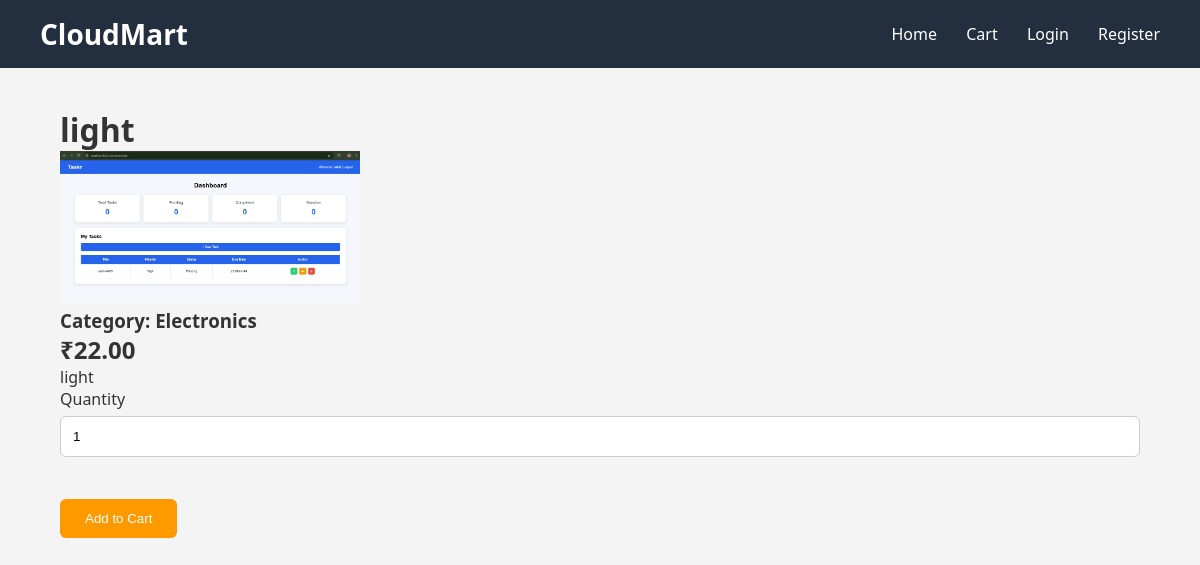
The page /product.php?id=4 on the database its author committed.
### tables this page shows
CREATE TABLE `products` (
  `id` int(11) NOT NULL,
  `category_id` int(11) DEFAULT NULL,
  `product_name` varchar(150) NOT NULL,
  `description` text DEFAULT NULL,
  `price` decimal(10,2) DEFAULT NULL,
  `stock` int(11) DEFAULT 0,
  `image_url` varchar(255) DEFAULT NULL,
  `created_at` timestamp NOT NULL DEFAULT current_timestamp(),
  `status` enum('Active','Hidden') DEFAULT 'Active'
);

CREATE TABLE `categories` (
  `id` int(11) NOT NULL,
  `category_name` varchar(100) NOT NULL,
  `created_at` timestamp NOT NULL DEFAULT current_timestamp()
);

### product.php (the view, shortened to what this page needs)
<?php
include "config/config.php";
$id = (int)$_GET['id'];
$sql = "SELECT
products.*,
categories.category_name
FROM products
JOIN categories
ON products.category_id = categories.id
WHERE products.id = $id";
$result = mysqli_query($conn,$sql);
$product = mysqli_fetch_assoc($result);
include "includes/header.php";
include "includes/navbar.php";
?>
<div class="container">
<h1><?php echo htmlspecialchars($product['product_name']); ?></h1>
<img
src="<?php echo $product['image_url']; ?>"
width="300">
<h3>Category:
<?php echo htmlspecialchars($product['category_name']); ?>
</h3>
<h2>₹<?php echo $product['price']; ?></h2>
<p>
<?php echo nl2br(htmlspecialchars($product['description'])); ?>
</p>
<form action="cart.php" method="POST">
<label>Quantity</label>
<input
type="number"
name="quantity"
value="1"
min="1"
max="<?php echo $product['stock']; ?>">
<br><br>
<button type="submit">
Add to Cart
</button>
</form>
</div>
<?php include "includes/footer.php"; ?>

### assets/css/frontend.css (style rules this page uses)
* { margin:0; padding:0; box-sizing:border-box; }
body { font-family:Segoe UI,Arial,sans-serif; background:#f4f4f4; color:#333; }
.container { width:90%; max-width:1200px; margin:40px auto; }
input, textarea, select { width:100%; padding:12px; margin-top:6px; margin-bottom:20px; border:1px solid #ccc; border-radius:6px; }
button { padding:12px 25px; background:#ff9900; color:white; border:none; border-radius:6px; cursor:pointer; }

### rows shown on the page
products: product_name "light", image_url (picture), category.category_name "Electronics", price "22.00", description "light"
